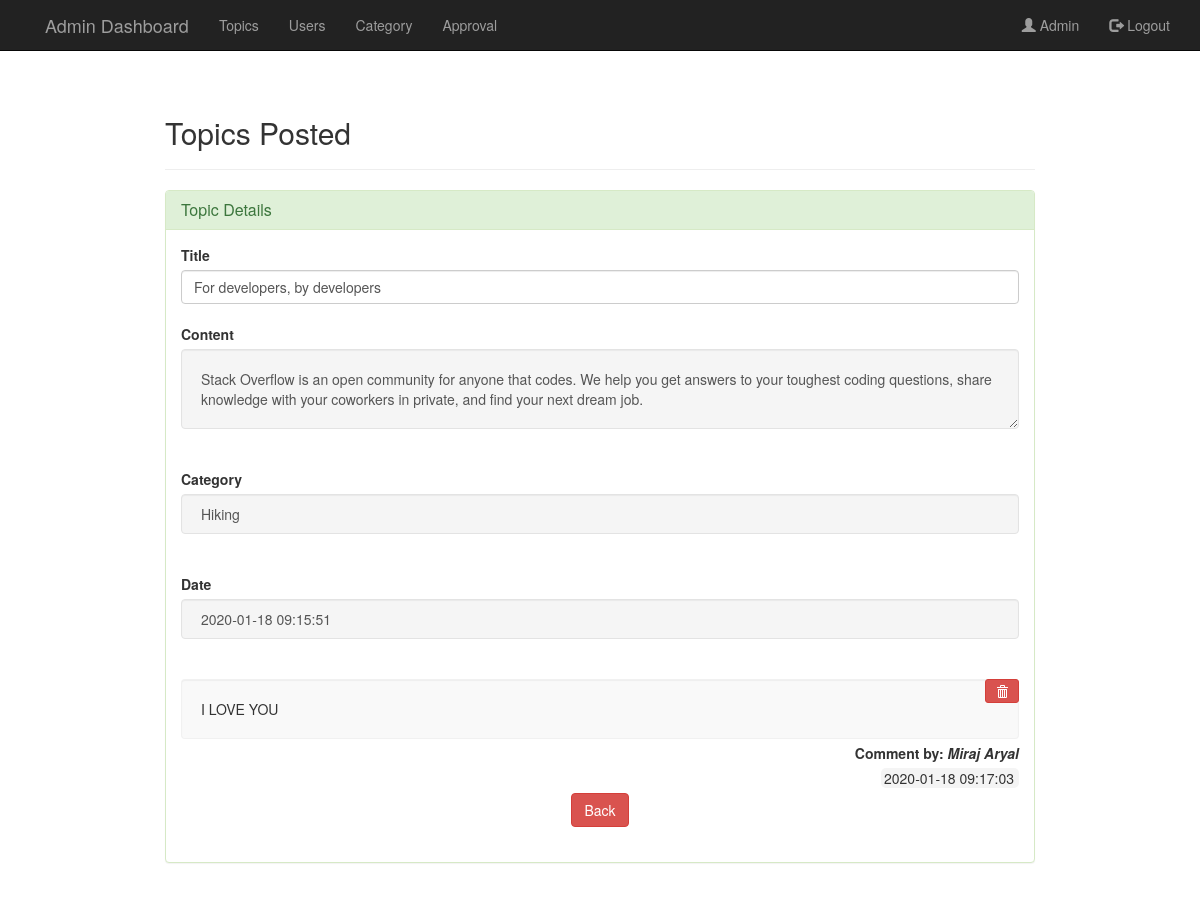
Screenshot of /admin/topic-details.php?post_Id=17 (signed in) with the database file from the repository.
### tables this page shows
CREATE TABLE `tblpost` (
  `post_Id` int(11) NOT NULL,
  `title` varchar(255) DEFAULT NULL,
  `content` text,
  `datetime` datetime DEFAULT NULL,
  `cat_id` int(12) DEFAULT NULL,
  `user_Id` int(12) DEFAULT NULL,
  `approve` int(11) NOT NULL,
  `view` int(11) NOT NULL DEFAULT '0'
);

CREATE TABLE `category` (
  `cat_id` int(12) NOT NULL,
  `category` varchar(200) DEFAULT NULL
);

CREATE TABLE `tblcomment` (
  `comment_Id` int(11) NOT NULL,
  `comment` varchar(255) DEFAULT NULL,
  `post_Id` int(11) DEFAULT NULL,
  `datetime` datetime DEFAULT NULL,
  `user_Id` int(12) DEFAULT NULL
);

CREATE TABLE `tbluser` (
  `user_Id` int(11) NOT NULL,
  `fname` varchar(255) DEFAULT NULL,
  `lname` varchar(255) DEFAULT NULL
);

### admin/topic-details.php (the view, shortened to what this page needs)
<?php include "header.php";?>
<div class="container" style="margin:8% auto;width:900px;">
 <h2> Topics Posted</h2>
 <hr>
 <div class="panel panel-success">
  <div class="panel-heading">
    <h3 class="panel-title">Topic Details</h3>
  </div>
  <div class="panel-body">
    <?php
    include "../functions/db.php";
    if(isset($_GET['post_Id'])){
     $id = $_GET['post_Id'];
   }
  $sql = "SELECT * FROM tblpost as tp join category as c on tp.cat_id=c.cat_id WHERE tp.post_Id='$id'";
  $run = mysqli_query($con,$sql);
  while($row=mysqli_fetch_array($run))
  {
    $id = $row['post_Id'];
    $title = $row['title'];
    $content = $row['content'];
    $category= $row['category'];
    $datetime =$row['datetime'];
  }
  ?>
  <form>
    <label>Title</label>
    <input   type="text" class="form-control" value="<?php echo $title;?>"><br>
    <label>Content</label>
    <textarea  name="content"class="form-control well"><?php echo $content;?></textarea><br>
    <label>Category</label>
    <input   type="text" class="form-control well" value="<?php echo $category;?>"><br>
    <label>Date</label>
    <input   type="text" class="form-control well" value="<?php echo $datetime;?>">
    <?php
    $sql = mysqli_query($con,"SELECT * from tblcomment as c join tbluser as u on c.user_Id=u.user_Id where post_Id='$id' order by datetime");
    $num = mysqli_num_rows($sql);
    if($num>0){
      while($row=mysqli_fetch_assoc($sql)){
       echo '<br><a href="#" class="btn btn-sm btn-danger pull-right" onclick="del('.$row['comment_Id'].')"><span class="glyphicon glyphicon-trash"></span></a>';
       echo "<p class='well' style='background-color: #f5f5f591 !important;border: 1px solid #e3e3e359 !important;'>".$row['comment']."</p>";
       echo "<div class=\"pull-right\" style='margin-top: -16px !important;'><label>Comment by: </label> <b><i>".$row['fname']." ".$row['lname']."</b></i>";
       echo '<br><label class="pull-right" style="padding-right:5px;padding-left:3px;clear:both;font-weight:normal;background-color: #80808017;border-radius: 5px;">'.$row['datetime'].'</label>';
       echo "</div><br>";}}
       ?>
     </form>
     <center><a href="#"  onclick="javascript:history.go(-1);"><button class="btn btn-danger">Back</button></a></center><br>
   </div>
 </div>
</body>
  </html>

### css/global.css (style rules this page uses)
body { background-color: #333; }

### rows the page displays
tblpost: title "For developers, by developers", content "Stack Overflow is an open community for anyone that codes. We help you get answers to your toughest coding questions, share knowledge with your coworkers in private, and find your next dream job.", cat.category "Hiking", datetime "2020-01-18 09:15:51"
tblcomment: comment "I LOVE YOU", user_Id.fname "Miraj", user_Id.lname "Aryal", datetime "2020-01-18 09:17:03"

### other values shown
$username "Admin"
